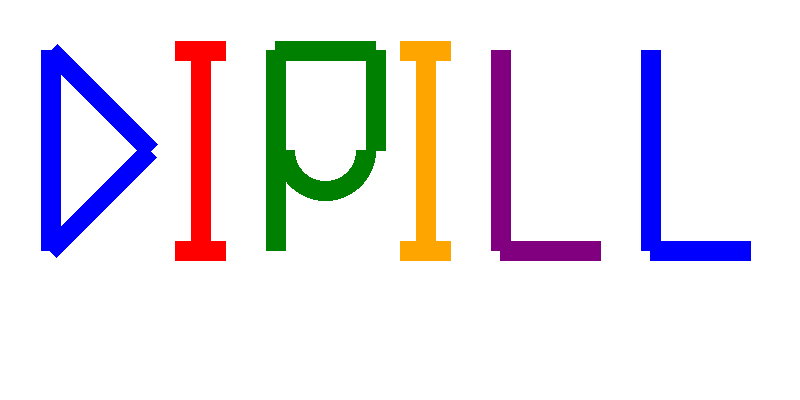

This chart was generated by the following Python code:
from PIL import Image, ImageDraw

# Создаем новый холст для рисования
width, height = 800, 400
im = Image.new("RGB", (width, height), "white")
draw = ImageDraw.Draw(im)

# ----- Рисуем букву К -----
# Вертикальная линия
draw.line((50, 50, 50, 250), fill="blue", width=20)
# Верхняя косая линия
draw.line((50, 50, 150, 150), fill="blue", width=20)
# Нижняя косая линия
draw.line((50, 250, 150, 150), fill="blue", width=20)

# ----- Рисуем букву И -----
# Вертикальная линия
draw.line((200, 50, 200, 250), fill="red", width=20)
# Верхняя горизонтальная линия
draw.line((175, 50, 225, 50), fill="red", width=20)
# Нижняя горизонтальная линия
draw.line((175, 250, 225, 250), fill="red", width=20)

# ----- Рисуем букву Р -----
# Вертикальная линия
draw.line((275, 50, 275, 250), fill="green", width=20)
# Верхняя горизонтальная линия
draw.line((275, 50, 375, 50), fill="green", width=20)
# Правая вертикальная линия
draw.line((375, 50, 375, 150), fill="green", width=20)
# Дуга
draw.arc((275, 100, 375, 200), 0, 180, fill="green", width=20)

# ----- Рисуем букву И -----
# Вертикальная линия
draw.line((425, 50, 425, 250), fill="orange", width=20)
# Верхняя горизонтальная линия
draw.line((400, 50, 450, 50), fill="orange", width=20)
# Нижняя горизонтальная линия
draw.line((400, 250, 450, 250), fill="orange", width=20)

# ----- Рисуем букву Л -----
# Вертикальная линия
draw.line((500, 50, 500, 250), fill="purple", width=20)
# Нижняя горизонтальная линия
draw.line((500, 250, 600, 250), fill="purple", width=20)

# ----- Рисуем букву Л -----
# Вертикальная линия
draw.line((650, 50, 650, 250), fill="blue", width=20)
# Нижняя горизонтальная линия
draw.line((650, 250, 750, 250), fill="blue", width=20)

# Сохраняем рисунок в файл
im.save("кирилл.png")
